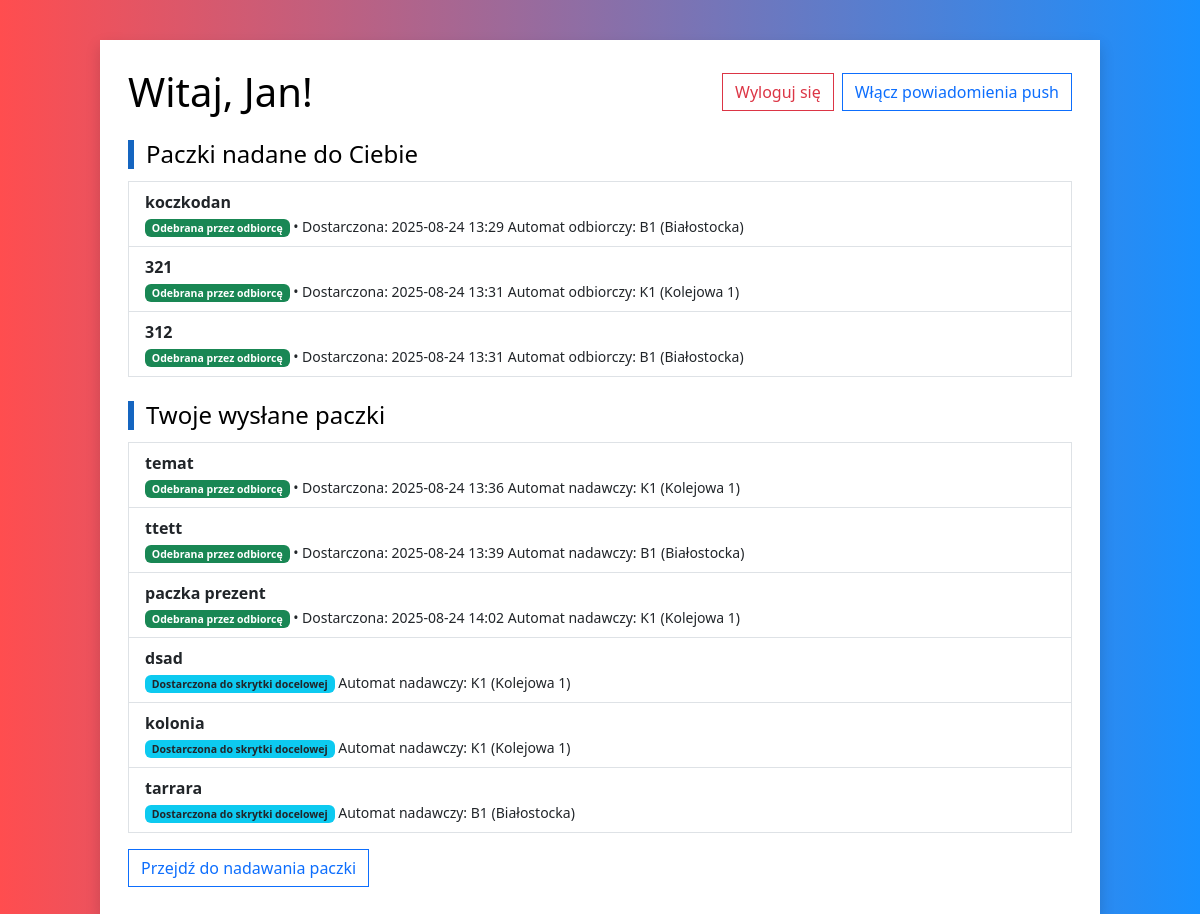
Page /main_page/ (signed in) on the earlier database version.
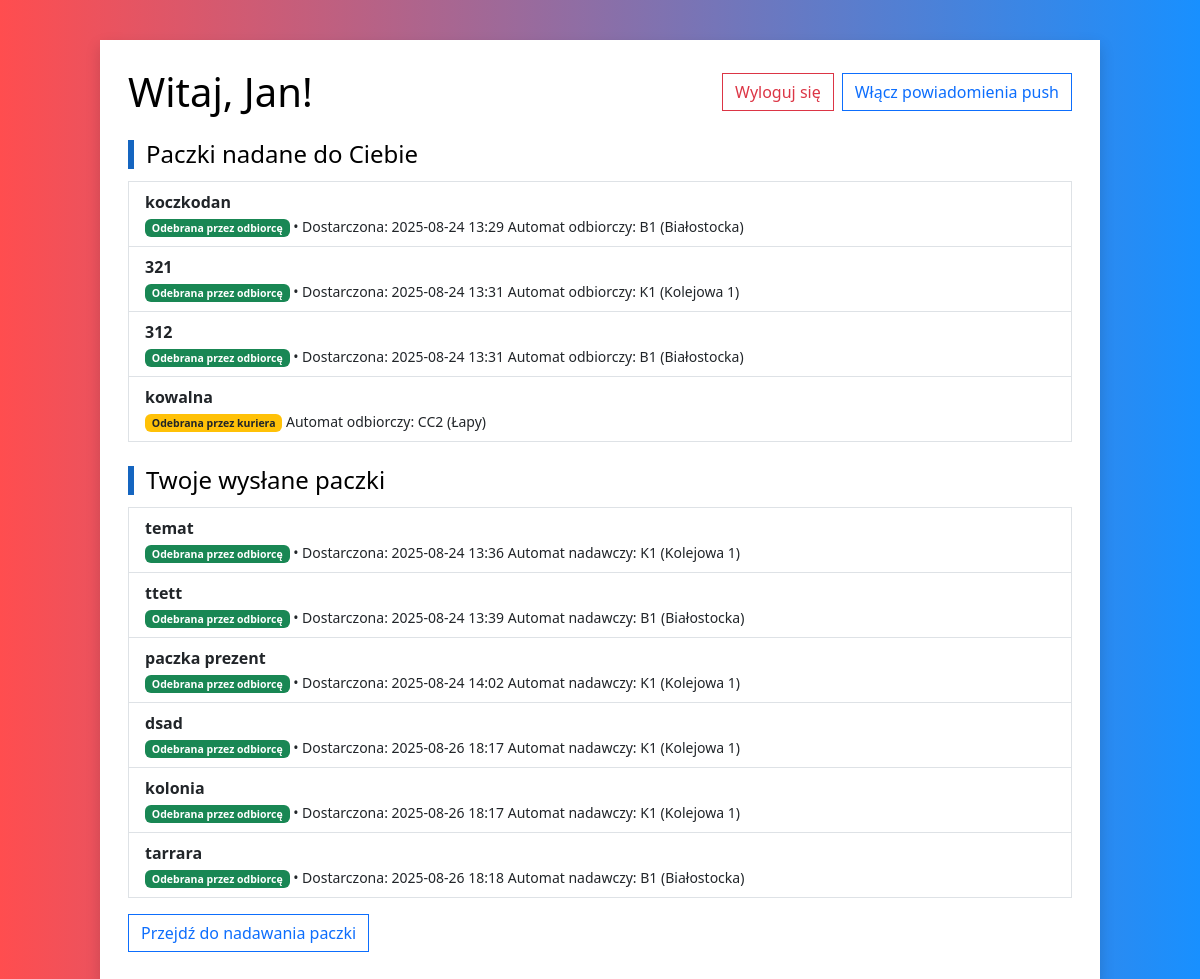
Same page on the later database version.
### users/models.py (models this page shows, shortened)
class CustomUser(AbstractUser):
    usersurname = models.CharField(max_length=150, blank=False, null=False)
    ROLE_CHOICES = [
        ('admin', 'Administrator'),
        ('courier', 'Kurier'),
        ('client', 'Klient'),
    ]
    role = models.CharField(max_length=10, choices=ROLE_CHOICES, default='client')
    username = models.CharField(
        max_length=150,
        unique=False,
        verbose_name="Imię"
    )
    email = models.EmailField(
        unique=True,
        verbose_name="Adres e-mail"
    )
    USERNAME_FIELD = 'email'
    REQUIRED_FIELDS = ['username', 'usersurname']

### parcels/models.py (models this page shows, shortened)
class Parcel(models.Model):
    sender = models.ForeignKey(settings.AUTH_USER_MODEL, related_name='sent_parcels', on_delete=models.CASCADE)
    receiver = models.ForeignKey(settings.AUTH_USER_MODEL, related_name='received_parcels', on_delete=models.CASCADE)
    name = models.CharField(max_length=255)
    STATUS_CHOICES = [
        ('shipment_ordered', 'Przesyłka zamówiona'),
        ('stored_in_machine', 'Umieszona w skrytce'),
        ('picked_up_by_courier', 'Odebrana przez kuriera'),
        ('delivered_to_machine', 'Dostarczona do skrytki docelowej'),
        ('received_by_recipient', 'Odebrana przez odbiorcę'),
    ]
    size_choices = [
        ('small', 'Mała'),
        ('large', 'Duża'),
    ]
    status = models.CharField(max_length=50, choices=STATUS_CHOICES, default='shipment_ordered')
    package_size = models.CharField(max_length=6, choices=size_choices, default='small')
    delivered_at = models.DateTimeField(null=True, blank=True)
    courier_number = models.ForeignKey(settings.AUTH_USER_MODEL, related_name='courier_parcels', on_delete=models.CASCADE, blank=True, null=True)
    sent_from_machine = models.ForeignKey(Locker, related_name='sent_parcels', on_delete=models.CASCADE, null=True, blank=True)
    sent_to_machine = models.ForeignKey(Locker, related_name='received_parcels', on_delete=models.CASCADE, null=True, blank=True)
    created_at = models.DateTimeField(auto_now_add=True)

### lockers/models.py (models this page shows, shortened)
class Locker(models.Model):
    name = models.CharField(max_length=100)
    location = models.CharField(max_length=255)

### frontend/views.py (the view)
# urls.py: path('main_page/', views.main_page, name='main_page'),
@login_required
def main_page(request):
    received_parcels = Parcel.objects.filter(receiver=request.user)
    sent_parcels = Parcel.objects.filter(sender=request.user)
    context = {
        'received_parcels': received_parcels,
        'sent_parcels': sent_parcels,
        'vapid_key': settings.WEBPUSH_SETTINGS["VAPID_PUBLIC_KEY"]
    }
    return render(request, 'mainPage.html', context)

### templates/mainPage.html (shortened to what this page needs)
<!DOCTYPE html>
{% load webpush_notifications %}
<html lang="pl">
<head>
    <link href="https://cdn.jsdelivr.net/npm/bootstrap@5.3.2/dist/css/bootstrap.min.css" rel="stylesheet">
</head>
<body>
<div class="page-card">
    <div class="d-flex flex-wrap justify-content-between align-items-center mb-3">
        <h1 class="m-0">Witaj, {{ user.username }}!</h1>
        <div class="d-flex logout-wrap">
                <div class="d-flex logout-wrap align-items-center gap-2">
                    <form action="{% url 'logout' %}" method="post" class="m-0">
                      <button type="submit" class="btn btn-outline-danger">Wyloguj się</button>
                    </form>
                    <button id="webpush-toggle" type="button" class="btn btn-outline-primary">
                      Włącz powiadomienia push
                    </button>
                </div>
        </div>
    </div>
    <h4 class="section-title">Paczki nadane do Ciebie</h4>
    {% if received_parcels %}
        <ul class="list-group mb-3">
            {% for parcel in received_parcels %}
                <li class="list-group-item d-flex justify-content-between align-items-start">
                    <div class="me-3">
                        <div class="fw-semibold">{{ parcel.name }}</div>
                        <small>
                            {% if parcel.status == 'shipment_ordered' %}
                                <span class="badge bg-secondary badge-status">{{ parcel.get_status_display }}</span>
                            {% elif parcel.status == 'stored_in_machine' %}
                                <span class="badge bg-primary badge-status">{{ parcel.get_status_display }}</span>
                            {% elif parcel.status == 'picked_up_by_courier' %}
                                <span class="badge bg-warning text-dark badge-status">{{ parcel.get_status_display }}</span>
                            {% elif parcel.status == 'delivered_to_machine' %}
                                <span class="badge bg-info text-dark badge-status">{{ parcel.get_status_display }}</span>
                            {% elif parcel.status == 'received_by_recipient' %}
                                <span class="badge bg-success badge-status">{{ parcel.get_status_display }}</span>
                            {% else %}
                                <span class="badge bg-dark">unknown</span>
                            {% endif %}
                            {% if parcel.delivered_at %} • Dostarczona: {{ parcel.delivered_at|date:"Y-m-d H:i"|default:"Brak" }}{% endif %}
                            {% if parcel.sent_to_machine %}
                                Automat odbiorczy: {{ parcel.sent_to_machine.name }} ({{ parcel.sent_to_machine.location }})
                            {% endif %}
                        </small>
                    </div>
                </li>
            {% endfor %}
        </ul>
    {% else %}
        <div class="alert alert-info">Nie masz paczek jadących do Ciebie.</div>
    {% endif %}
    <h4 class="section-title">Twoje wysłane paczki</h4>
    {% if sent_parcels %}
        <ul class="list-group mb-3">
            {% for parcel in sent_parcels %}
                <li class="list-group-item d-flex justify-content-between align-items-start">
                    <div class="me-3">
                        <div class="fw-semibold">{{ parcel.name }}</div>
                        <small>
                            {% if parcel.status == 'shipment_ordered' %}
                                <span class="badge bg-secondary badge-status">{{ parcel.get_status_display }}</span>
                            {% elif parcel.status == 'stored_in_machine' %}
                                <span class="badge bg-primary badge-status">{{ parcel.get_status_display }}</span>
                            {% elif parcel.status == 'picked_up_by_courier' %}
                                <span class="badge bg-warning text-dark badge-status">{{ parcel.get_status_display }}</span>
                            {% elif parcel.status == 'delivered_to_machine' %}
                                <span class="badge bg-info text-dark badge-status">{{ parcel.get_status_display }}</span>
                            {% elif parcel.status == 'received_by_recipient' %}
                                <span class="badge bg-success badge-status">{{ parcel.get_status_display }}</span>
                            {% else %}
                                <span class="badge bg-dark">unknown</span>
                            {% endif %}
                            {% if parcel.delivered_at %} • Dostarczona: {{ parcel.delivered_at|date:"Y-m-d H:i"|default:"Brak" }}{% endif %}
                            {% if parcel.sent_from_machine %}
                                Automat nadawczy: {{ parcel.sent_from_machine.name }} ({{ parcel.sent_from_machine.location }})
                            {% endif %}
                        </small>
                    </div>
                </li>
            {% endfor %}
        </ul>
    {% else %}
        <div class="alert alert-info">Nie masz wysłanych paczek.</div>
    {% endif %}
    <a href="{% url 'create_parcel' %}" class="btn btn-outline-primary">Przejdź do nadawania paczki</a>
</div>
</body>
</html>

### templates/mainPage.html (style rules this page uses)
body { min-height:100vh; background: linear-gradient(to right, #ff4d4f, #1890ff); display:flex;align-items:flex-start;justify-content:center; padding:40px 16px; }
.page-card { background:#fff;color:#000; width:100%; max-width:1000px; border-radius:0; box-shadow:0 6px 14px rgba(0,0,0,.15); padding:28px; }
.btn, .list-group-item { border-radius:0 !important; }
.section-title { border-left:6px solid #1565c0; padding-left:12px; margin-top:24px; margin-bottom:12px; }
.badge-status { font-weight:600; }
.logout-wrap { gap:8px; }

Differences in the rows shown:
added Parcel: name "kowalna", status "Odebrana przez kuriera", sent_to_machine.name "CC2", sent_to_machine.location "Łapy", shown under "Paczki nadane do Ciebie"
changed Parcel "dsad": delivered_at (not shown) → "2025-08-26 18:17"; status "Dostarczona do skrytki docelowej" → "Odebrana przez odbiorcę"
changed Parcel "kolonia": delivered_at (not shown) → "2025-08-26 18:17"; status "Dostarczona do skrytki docelowej" → "Odebrana przez odbiorcę"
changed Parcel "tarrara": delivered_at (not shown) → "2025-08-26 18:18"; status "Dostarczona do skrytki docelowej" → "Odebrana przez odbiorcę"
